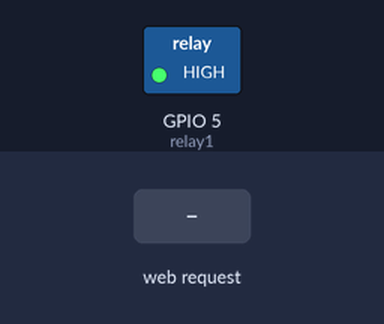
Simulated run of this sketch. Board: ESP8266 (NodeMCU). On the bench: switched loads named in the sketch (green lamp = pin HIGH). Inputs (shaded band) come from the test bench. WiFi joins after 1.5 s; servers stay silent unless stated; what the sketch prints to the serial monitor is not drawn.

Above: at 2.7 s.
2.8 s: HTTP request GET /5/on received
At 3.4 s:
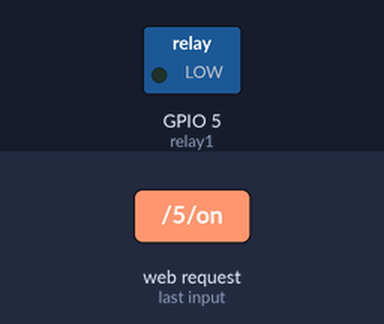
4.3 s: HTTP request GET /5/off received
At 5.7 s:
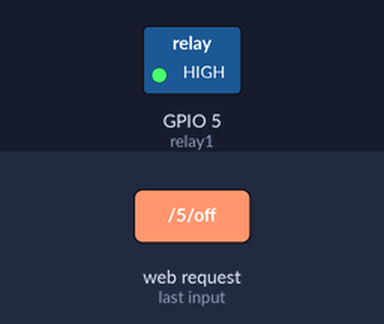
Timing chart, 0 to 7.3 s (numbered marks = the images above; inputs shaded):
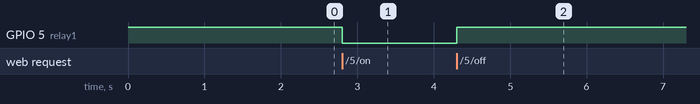

Measured:
- after the input at 2.8 s, GPIO 5 (relay1): HIGH → LOW at once
- after the input at 4.3 s, GPIO 5 (relay1): LOW → HIGH at once

The sketch:

S-LUCY_FIX.ino
```cpp
#include <ESP8266WiFi.h>
// Replace with your network credentials
const char* ssid = "INDIHOME LT 3"; // Input your wifi network name
const char* password = "sevendays"; // Input your wifi password

// Set web server port number to 80
WiFiServer server(80);

// Variable to store the HTTP request
String header;

// Auxiliar variables to store the current output state
String relay1State = "off";

// Assign output variables to GPIO pins
const int relay1 = 5; // GPIO5 D1

void setup() {
  Serial.begin(115200);
  // Initialize the output variables as outputs
  pinMode(relay1, OUTPUT);

  // Set outputs to HIGH. relay active LOW
  digitalWrite(relay1, HIGH);


  // Connect to Wi-Fi network with SSID and password
  Serial.print("Connecting to ");
  Serial.println(ssid);
  WiFi.begin(ssid, password);
  while (WiFi.status() != WL_CONNECTED) {
    delay(500);
    Serial.print(".");
  }
  // Print local IP address and start web server
  Serial.println("");
  Serial.println("WiFi connected.");
  Serial.println("IP address: ");
  Serial.println(WiFi.localIP());
  server.begin();
}

void loop() {
  WiFiClient client = server.available();   // Listen for incoming clients

  if (client) {                             // If a new client connects,
    Serial.println("New Client.");          // print a message out in the serial port
    String currentLine = "";                // make a String to hold incoming data from the client
    while (client.connected()) {            // loop while the client's connected
      if (client.available()) {             // if there's bytes to read from the client,
        char c = client.read();             // read a byte, then
        Serial.write(c);                    // print it out the serial monitor
        header += c;
        if (c == '\n') {                    // if the byte is a newline character
          // if the current line is blank, you got two newline characters in a row.
          // that's the end of the client HTTP request, so send a response:
          if (currentLine.length() == 0) {
            // HTTP headers always start with a response code (e.g. HTTP/1.1 200 OK)
            // and a content-type so the client knows what's coming, then a blank line:
            client.println("HTTP/1.1 200 OK");
            client.println("Content-type:text/html");
            client.println("Connection: close");
            client.println();

            // turns the GPIOs on and off
            if (header.indexOf("GET /5/on") >= 0)
            {
              Serial.println("GPIO 5 on");
              relay1State = "on";
              digitalWrite(relay1, LOW);
            }
            else if (header.indexOf("GET /5/off") >= 0)
            {
              Serial.println("GPIO 5 off");
              relay1State = "off";
              digitalWrite(relay1, HIGH);
            }


            // Display the HTML web page
            client.println("<!DOCTYPE html><html>");
            client.println("<head><meta name=\"viewport\" content=\"width=device-width, initial-scale=1\">");
            //client.println("<link rel=\"icon\" href=\"data:,\">");
            // CSS to style the on/off buttons
            // Feel free to change the background-color and font-size attributes to fit your preferences
            client.println("<style>html, body { font-family: Helvetica; display: block; margin: 0px auto; text-align: center;}");
            client.println(".button { background-color: #209e48; border: none; color: white; padding: 12px 24px;");
            client.println("text-decoration: none; font-size: 20px; margin: 2px; cursor: pointer;}");
            client.println(".button2 {background-color: #c20a0a;}");
            client.println(".textbox {width: 80px; border: 1px solid #333; padding: 16px 20px 0px 24px; background-image: linear-gradient(180deg, #fff, #ddd 40%, #ccc);}");
            client.println(".mytext {font-size: 16px; font-weight:bold; font-family:Arial ; text-align: justify;}");
            client.println("#container {width: 100%; height: 100%; margin-left: 5px; margin-top: 20px; padding: 10px; display: -webkit-flex; -webkit-justify-content: center; display: flex; justify-content: center;} ");

            client.println("</style></head>");


            // Web Page Heading
            client.println("<body><h1>NodeMCU Web Server Relay Control</h1>");

            // Display current state, and ON/OFF buttons for GPIO 5
            client.println("<div id=\"container\">");
            client.println("<p><div class=\"textbox mytext\">RELAY 1 </div> ");
            // If the relay1State is off, it displays the ON button
            if (relay1State == "off") {
              client.println("<a href=\"/5/on\"><button class=\"button\">OFF</button></a></p>");
            } else {
              client.println("<a href=\"/5/off\"><button class=\"button button2\">ON</button></a></p>");
            }
            client.println("</div>");

            client.println("</body></html>");

            // The HTTP response ends with another blank line
            client.println();
            // Break out of the while loop
            break;
          } else { // if you got a newline, then clear currentLine
            currentLine = "";
          }
        } else if (c != '\r') {  // if you got anything else but a carriage return character,
          currentLine += c;      // add it to the end of the currentLine
        }
      }
    }
    // Clear the header variable
    header = "";
    // Close the connection
    client.stop();
    Serial.println("Client disconnected.");
    Serial.println("");
  }
}
```
